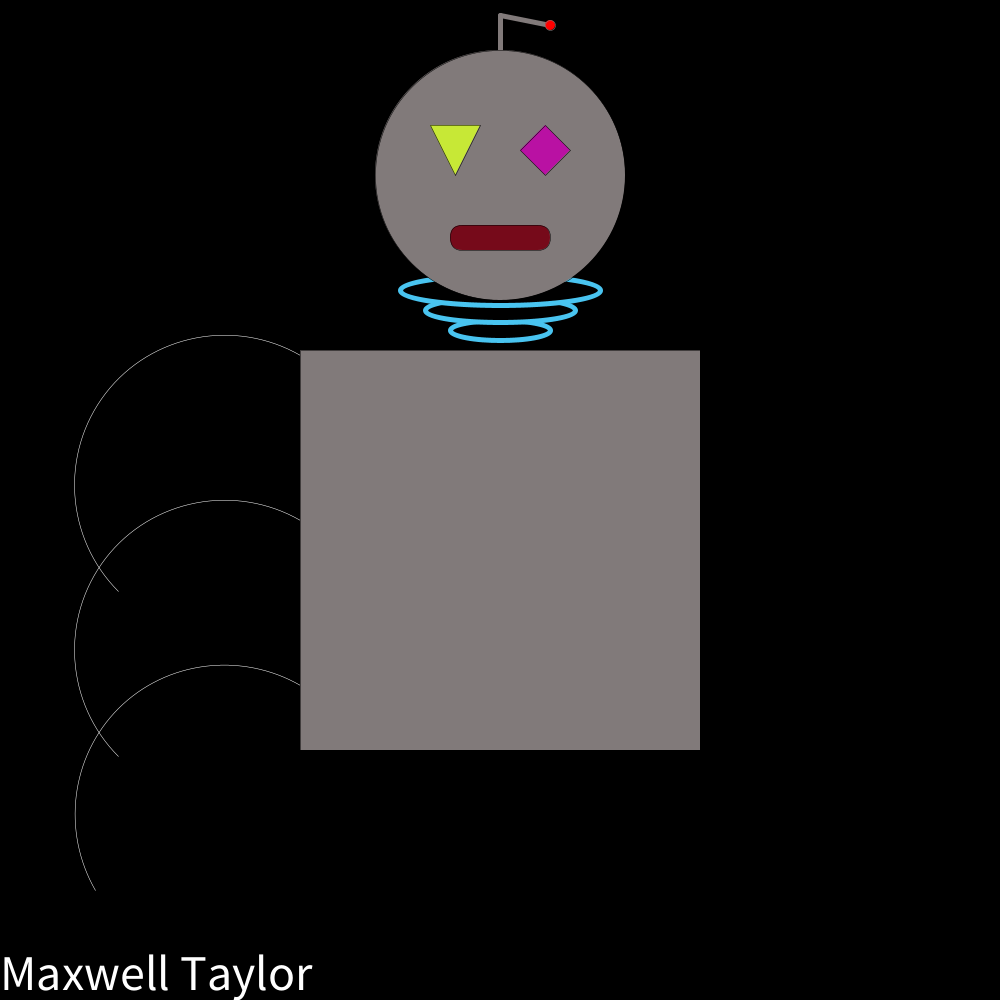
Frame 1 (no input)
Frame 60 (the mouse pressed at the canvas centre just before this capture): identical to frame 1, image omitted
Frame 120 (the mouse held since frame 60 and released just before this capture): identical to frame 1, image omitted

The Processing sketch that drew this single still picture (run headless with seeded random() and noise(); from frame 60 on, the mouse is pressed at the canvas centre):

// Processing sketch: Robot_test
// ── Robot_test.pde
/*
Maxwell Taylor
 6/23/22
 Graded Robot
 */
void mousePressed(){
  println(mouseX,mouseY);
}
  
int start = 1;

void setup() {
  size(1000, 1000);
  background(000);
  
  fill(255);
  textSize(50);
  text("Maxwell Taylor", 0, 990);

  //"neck"
  //idealy i would make it "bounce" but ran out of time
  fill(000);
  stroke(#49C4F0);
  strokeWeight(5);
  ellipse(500, 330, 100, 20);
  ellipse(500, 310, 150, 25);
  ellipse(500, 290, 200, 30);

//dangle
  stroke(#817A7A);
  line(500, 200, 500, 15);
  line(500, 15, 550, 25);
  fill(255,000,000);
  strokeWeight(.5);
  circle(550, 25, 10);

  //head and body"
  stroke(000);
  fill(#817A7A);
  circle(500, 175, 250);
  square(300, 350, 400);

  


    //eyes
    fill(#C7E836);
  triangle(480, 125, 430, 125, 455, 175);

  fill(#B911A3);
  quad(545, 125, 520, 150, 545, 175, 570, 150);


  //mouth
  fill(#760A1A);
  rect(450, 225, 100, 25, 50, 50, 50, 50);

  //supposed to be spider legs/cables that would pulse a color but ran out of time
  //supposed to be on both sides
  stroke(#ffffff);
  noFill();
  arc(225, 485, 300, 300, PI*3/4, PI*5/3);
  arc(225, 650, 300, 300, PI*3/4, PI*5/3);
  arc(225, 815, 300, 300, PI*5/6, PI*5/3);
}

//on/off switch
void mouseClicked() {
  start = start + 1;
}


void draw() {

  if (start % 2 ==0 ) {
    //started by looking online.
    //everything i found about random colors involved importing smth that i could not figure out so i came up with this
    int r1 = (int)(Math.random()*256);
    int g1 = (int)(Math.random()*256);
    int b1 = (int)(Math.random()*256);
    int r2 = (int)(Math.random()*256);
    int g2 = (int)(Math.random()*256);
    int b2 = (int)(Math.random()*256);
    int r3 = (int)(Math.random()*256);
    int g3 = (int)(Math.random()*256);
    int b3 = (int)(Math.random()*256);
    int r4 = (int)(Math.random()*256);
    int g4 = (int)(Math.random()*256);
    int b4 = (int)(Math.random()*256);
    int r5 = (int)(Math.random()*256);
    int g5 = (int)(Math.random()*256);
    int b5 = (int)(Math.random()*256);
    int r6 = (int)(Math.random()*256);
    int g6 = (int)(Math.random()*256);
    int b6 = (int)(Math.random()*256);
    int r7 = (int)(Math.random()*256);
    int g7 = (int)(Math.random()*256);
    int b7 = (int)(Math.random()*256);
    int r8 = (int)(Math.random()*256);
    int g8 = (int)(Math.random()*256);
    int b8 = (int)(Math.random()*256);
    int r9 = (int)(Math.random()*256);
    int g9 = (int)(Math.random()*256);
    int b9 = (int)(Math.random()*256);

    stroke(000);
    strokeWeight(1);
    //random color computer square thingies
    if (frameCount % 5==0) {
      fill(r1, g1, b1);
      square(345, 400, 100);
    }

    if (frameCount % 5==0) {
      fill(r2, g2, b2);
      square(450, 400, 100);
    }

    if (frameCount % 5==0) {
      fill(r3, g3, b3);
      square(555, 400, 100);
    }


    if (frameCount % 5==0) {
      fill(r4, g4, b4);
      square(345, 505, 100);
    }

    if (frameCount % 5==0) {
      fill(r5, g5, b5);
      square(450, 505, 100);
    }

    if (frameCount % 5==0) {
      fill(r6, g6, b6);
      square(555, 505, 100);
    }


    if (frameCount % 5==0) {
      fill(r7, g7, b7);
      square(345, 610, 100);
    }

    if (frameCount % 5==0) {
      fill(r8, g8, b8);
      square(450, 610, 100);
    }

    if (frameCount % 5==0) {
      fill(r9, g9, b9);
      square(555, 610, 100);
    }
  } else {
    //reset body
    stroke(000);
    fill(#817A7A);
    square(300, 350, 400);
  }













  /*
  //guidlines
   stroke(255, 000, 000);
   strokeWeight(3);
   line(500, 0, 500, 1000);
   line(0, 500, 1000, 500);
   
   */
}
